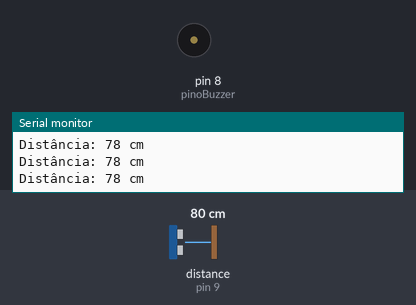
The sketch below on a simulated Arduino Uno, built with avr-gcc and run on an emulated ATmega328P. Shown: buzzer (waves = sounding), the last lines printed to the serial monitor. Wiring (inferred from the names in the program): ultrasonic range finder: trigger pin 10; echo pin 9. The test bench sets the inputs (shaded band); at power-on: distance to the obstacle (sensor on pin 9) 80 cm. The echo pulse lasts 58.3 µs per cm.

Above: at 1.2 s.
1.3 s: distance to the obstacle (sensor on pin 9) set to 2 cm
At 1.4 s:
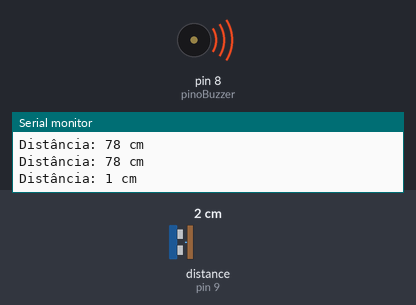
4.3 s: distance to the obstacle (sensor on pin 9) set to 120 cm
At 5.8 s:
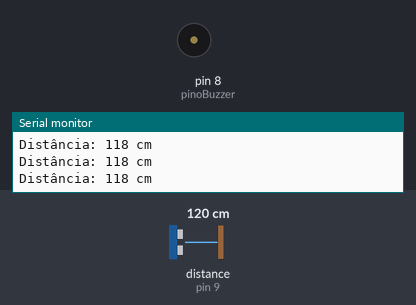
Timing chart, 0 to 7.3 s (numbered marks = the images above; inputs shaded):
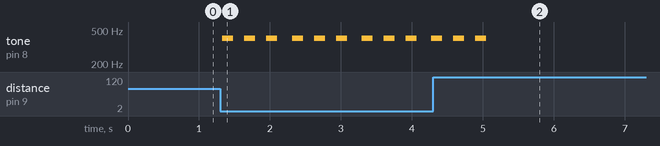

Measured:
- after the input at 1.3 s, tone on pin 8 (pinoBuzzer): alternates 400 Hz for 0.16 s and silent for 0.16 s, starting at once
- after the input at 4.3 s, tone on pin 8 (pinoBuzzer): goes on until 5.0 s, then stays silent

The sketch:

sensorDeRe.ino
```cpp
//Declaração das constantes
const int pinoTrigger = 10;
const int pinoEcho = 9;
const int pinoBuzzer = 8;

//Declaração das variáveis
long duracao;
int distancia;
int distanciaDeSeguranca = 50;

void setup() {
  //Inicia monitor serial
  Serial.begin(9600);
  //Definição dos Pinos de entrada e saída
  pinMode(pinoTrigger, OUTPUT);
  pinMode(pinoEcho, INPUT);
  pinMode(pinoBuzzer, OUTPUT);
}

void loop() {
  //Define o pino Trigger como LOW (BAIXO) ou seja, desligado
  digitalWrite(pinoTrigger, LOW);
  //Aguarda 2 microssegundos para enviar o próximo comando
  delayMicroseconds(2);
  //Define o pino Trigger como HIGH (ALTO) ou seja, ligado
  //Nesse caso é onde é feito o envio do sinal do sensor ultrassônio
  digitalWrite(pinoTrigger, HIGH);
  //Aguarda 10 microssegundos para enviar o próximo comando
  delayMicroseconds(10);
  //Define o pino Trigger como LOW (BAIXO) ou seja, desligado
  digitalWrite(pinoTrigger, LOW);

  //Faz a medição de quanto tempo o sinal enviado pelo sensor demorou para refletir de volta após detectar o objeto.
  //Ou seja, mede o tempo que o sinal Echo (pinoEcho) ficou em nível HIGH (ALTO).
  duracao = pulseIn(pinoEcho, HIGH);

  /*
    Mede a distância em centímetros com base na duração calculada anteriormente.
    A velocidade do som no ar é de aproximadamente 340 metros por segundo, ou 0.034 centímetros por microssegundo.
    A divisão por 2 é necessária porque o pulso deve ir e voltar do objeto para medir a distância.
  */
  distancia = duracao * 0.034 / 2;

  //Mostra a distância em cm no Monitor Serial
  Serial.print("Distância: ");
  Serial.print(distancia);
  Serial.println(" cm");

  //Valida se distância for menor (<) que a distância de segurança definida na variável distanciaDeSeguranca, nesse projeto é 50
  if (distancia < distanciaDeSeguranca) {
    //Se a condição for VERDADEIRO irá
    //Define a frequencia do som emitido pelo buzzer
    int frequencia = 400;
    //Faz o mapeamento da distância medida pelo sensor para indicar a velocidade de bips do buzzer
    int tempoDelay = map(distancia, 0, distanciaDeSeguranca, 150, 400);
    for (int i = 0; i < 3; i++) {
      //A função tone() é utilizada para ativar/ligar o buzzer, a frequência é indicada para definir o tom que irá emitir
      tone(pinoBuzzer, frequencia);
      //Faz o tempo de espera calculado acima
      delay(tempoDelay);
      //Desliga o buzzer
      noTone(pinoBuzzer);
      //Faz o tempo de espera calculado acima
      delay(tempoDelay);
    }
  } else {
      //Se a condição for FALSO irá
      //Desligar o buzzer
    noTone(pinoBuzzer);
  }
  delay(50);
}
```
